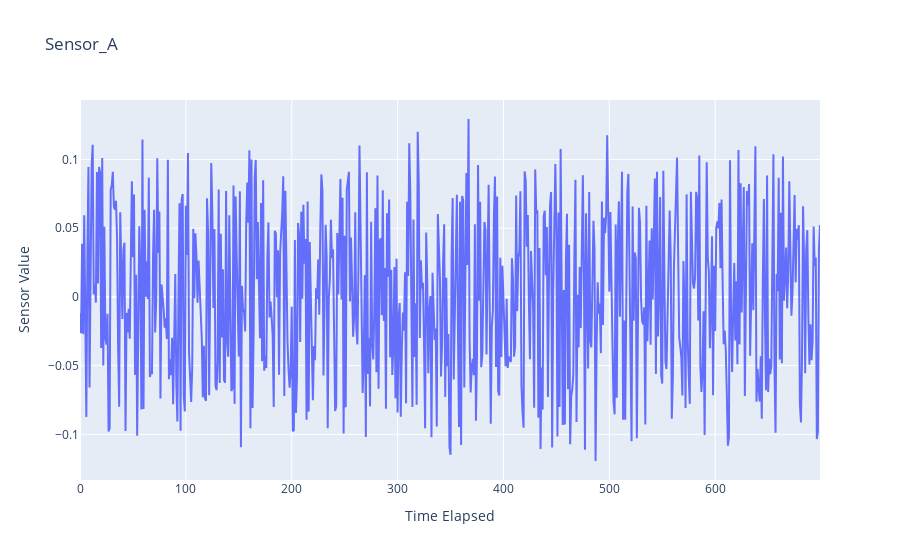
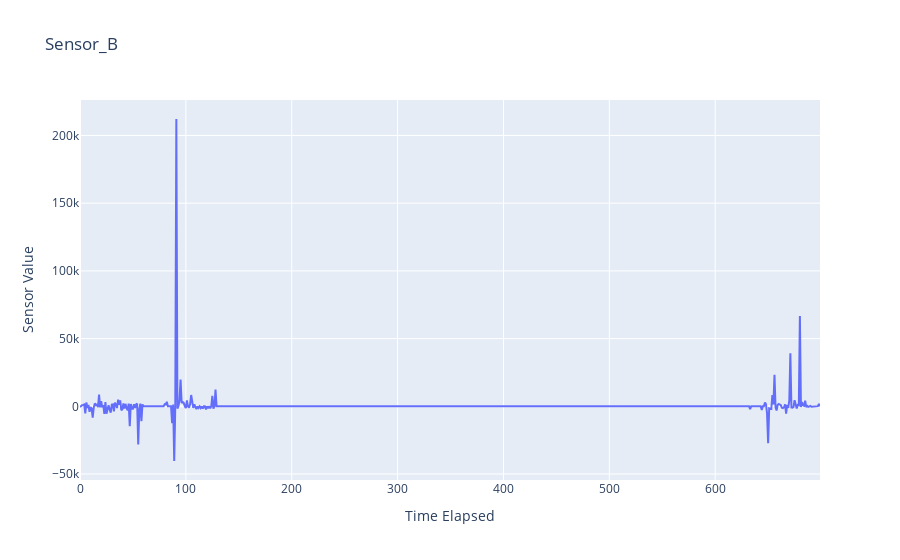
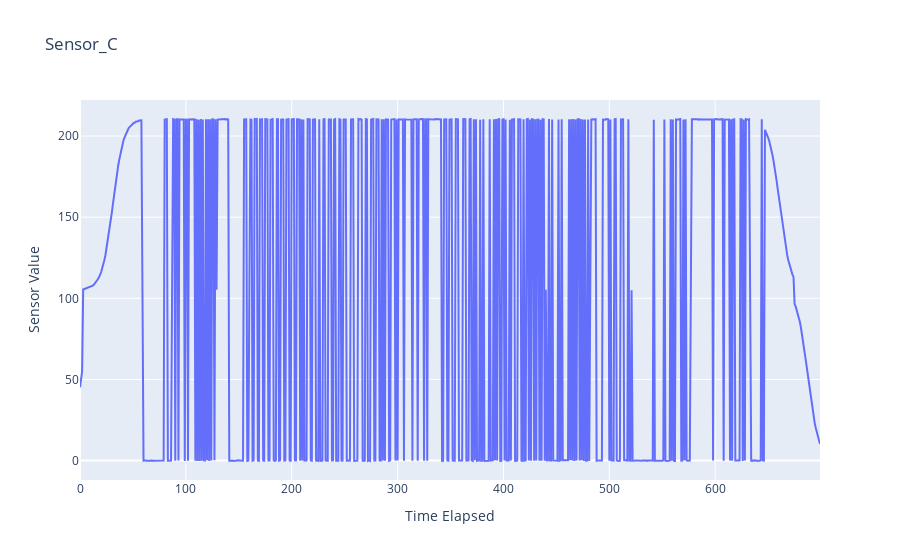
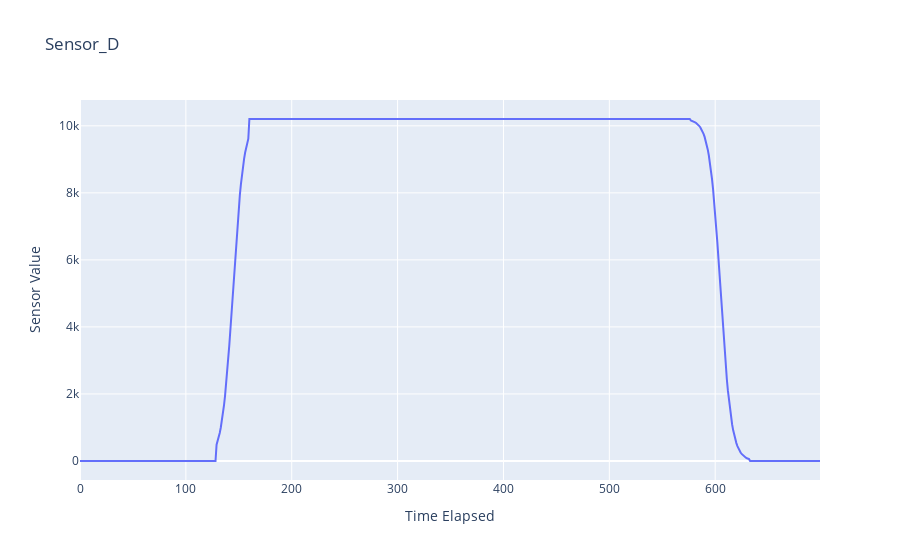

The code cell stored with these charts, in order, in its notebook:
### Code cell
# Plot the chart
sensor_list = test_df["Sensor Name"].unique().tolist()

for sensor in sensor_list:
    temp_df = test_df[test_df["Sensor Name"]==sensor]
    fig = px.line(
        temp_df,
        x='time elapsed',
        y='Sensor Value',
        title=f'{sensor}',
        labels={'time elapsed': 'Time Elapsed', 'Sensor Value': 'Sensor Value'}
    )

    fig.show()

### Figure 1 — Plotly figure (JSON) as saved in the notebook; plotly's stock layout.template omitted (floating-point values rounded to 4 significant figures; data arrays with more than 128 entries replaced by an {"elided": "..."} marker saying what was removed)
{"data": [{"hovertemplate": "Time Elapsed=%{x}<br>Sensor Value=%{y}<extra></extra>", "legendgroup": "", "line": {"color": "#636efa", "dash": "solid"}, "marker": {"symbol": "circle"}, "mode": "lines", "name": "", "orientation": "v", "showlegend": false, "type": "scatter", "x": {"elided": "700 float values"}, "xaxis": "x", "y": {"elided": "700 float values"}, "yaxis": "y"}], "layout": {"legend": {"tracegroupgap": 0}, "title": {"text": "Sensor_A"}, "xaxis": {"anchor": "y", "domain": [0, 1], "title": {"text": "Time Elapsed"}}, "yaxis": {"anchor": "x", "domain": [0, 1], "title": {"text": "Sensor Value"}}}}

### Figure 2 — Plotly figure (JSON) as saved in the notebook; plotly's stock layout.template omitted (floating-point values rounded to 4 significant figures; data arrays with more than 128 entries replaced by an {"elided": "..."} marker saying what was removed)
{"data": [{"hovertemplate": "Time Elapsed=%{x}<br>Sensor Value=%{y}<extra></extra>", "legendgroup": "", "line": {"color": "#636efa", "dash": "solid"}, "marker": {"symbol": "circle"}, "mode": "lines", "name": "", "orientation": "v", "showlegend": false, "type": "scatter", "x": {"elided": "700 float values"}, "xaxis": "x", "y": {"elided": "700 float values"}, "yaxis": "y"}], "layout": {"legend": {"tracegroupgap": 0}, "title": {"text": "Sensor_B"}, "xaxis": {"anchor": "y", "domain": [0, 1], "title": {"text": "Time Elapsed"}}, "yaxis": {"anchor": "x", "domain": [0, 1], "title": {"text": "Sensor Value"}}}}

### Figure 3 — Plotly figure (JSON) as saved in the notebook; plotly's stock layout.template omitted (floating-point values rounded to 4 significant figures; data arrays with more than 128 entries replaced by an {"elided": "..."} marker saying what was removed)
{"data": [{"hovertemplate": "Time Elapsed=%{x}<br>Sensor Value=%{y}<extra></extra>", "legendgroup": "", "line": {"color": "#636efa", "dash": "solid"}, "marker": {"symbol": "circle"}, "mode": "lines", "name": "", "orientation": "v", "showlegend": false, "type": "scatter", "x": {"elided": "700 float values"}, "xaxis": "x", "y": {"elided": "700 float values"}, "yaxis": "y"}], "layout": {"legend": {"tracegroupgap": 0}, "title": {"text": "Sensor_C"}, "xaxis": {"anchor": "y", "domain": [0, 1], "title": {"text": "Time Elapsed"}}, "yaxis": {"anchor": "x", "domain": [0, 1], "title": {"text": "Sensor Value"}}}}

### Figure 4 — Plotly figure (JSON) as saved in the notebook; plotly's stock layout.template omitted (floating-point values rounded to 4 significant figures; data arrays with more than 128 entries replaced by an {"elided": "..."} marker saying what was removed)
{"data": [{"hovertemplate": "Time Elapsed=%{x}<br>Sensor Value=%{y}<extra></extra>", "legendgroup": "", "line": {"color": "#636efa", "dash": "solid"}, "marker": {"symbol": "circle"}, "mode": "lines", "name": "", "orientation": "v", "showlegend": false, "type": "scatter", "x": {"elided": "700 float values"}, "xaxis": "x", "y": {"elided": "700 float values"}, "yaxis": "y"}], "layout": {"legend": {"tracegroupgap": 0}, "title": {"text": "Sensor_D"}, "xaxis": {"anchor": "y", "domain": [0, 1], "title": {"text": "Time Elapsed"}}, "yaxis": {"anchor": "x", "domain": [0, 1], "title": {"text": "Sensor Value"}}}}
